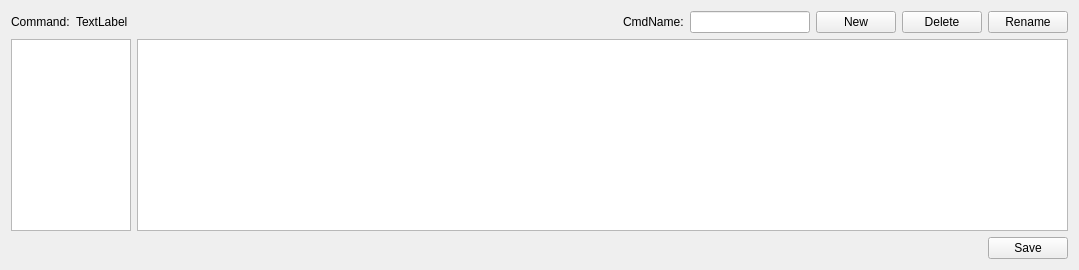
      <widget class="QWidget" name="pageCommands">
       <layout class="QGridLayout" name="gridLayout_3">
        <item row="0" column="0" colspan="2">
         <widget class="QWidget" name="widget_21" native="true">
          <layout class="QHBoxLayout" name="horizontalLayout_28">
           <property name="leftMargin">
            <number>0</number>
           </property>
           <property name="topMargin">
            <number>0</number>
           </property>
           <property name="rightMargin">
            <number>0</number>
           </property>
           <property name="bottomMargin">
            <number>0</number>
           </property>
           <item>
            <widget class="QLabel" name="label_13">
             <property name="text">
              <string>Command:</string>
             </property>
            </widget>
           </item>
           <item>
            <widget class="QLabel" name="labelCommand">
             <property name="text">
              <string>TextLabel</string>
             </property>
            </widget>
           </item>
           <item>
            <spacer name="horizontalSpacer_18">
             <property name="orientation">
              <enum>Qt::Horizontal</enum>
             </property>
             <property name="sizeHint" stdset="0">
              <size>
               <width>489</width>
               <height>20</height>
              </size>
             </property>
            </spacer>
           </item>
           <item>
            <widget class="QLabel" name="label_15">
             <property name="text">
              <string>CmdName:</string>
             </property>
            </widget>
           </item>
           <item>
            <widget class="QLineEdit" name="lineEditCmdName">
             <property name="minimumSize">
              <size>
               <width>120</width>
               <height>0</height>
              </size>
             </property>
            </widget>
           </item>
           <item>
            <widget class="QPushButton" name="toolBtnCmdNew">
             <property name="text">
              <string>New</string>
             </property>
            </widget>
           </item>
           <item>
            <widget class="QPushButton" name="toolBtnCmdDel">
             <property name="text">
              <string>Delete</string>
             </property>
            </widget>
           </item>
           <item>
            <widget class="QPushButton" name="toolBtnCmdRename">
             <property name="text">
              <string>Rename</string>
             </property>
            </widget>
           </item>
          </layout>
         </widget>
        </item>
        <item row="1" column="0">
         <widget class="QListView" name="listViewCommands">
          <property name="maximumSize">
           <size>
            <width>120</width>
            <height>16777215</height>
           </size>
          </property>
         </widget>
        </item>
        <item row="1" column="1">
         <widget class="QTextEdit" name="textEditCommands"/>
        </item>
        <item row="2" column="0" colspan="2">
         <widget class="QWidget" name="widget_20" native="true">
          <layout class="QHBoxLayout" name="horizontalLayout_27">
           <property name="leftMargin">
            <number>0</number>
           </property>
           <property name="topMargin">
            <number>0</number>
           </property>
           <property name="rightMargin">
            <number>0</number>
           </property>
           <property name="bottomMargin">
            <number>0</number>
           </property>
           <item>
            <spacer name="horizontalSpacer_17">
             <property name="orientation">
              <enum>Qt::Horizontal</enum>
             </property>
             <property name="sizeHint" stdset="0">
              <size>
               <width>505</width>
               <height>20</height>
              </size>
             </property>
            </spacer>
           </item>
           <item>
            <widget class="QPushButton" name="btnSaveCommands">
             <property name="text">
              <string>Save</string>
             </property>
            </widget>
           </item>
          </layout>
         </widget>
        </item>
       </layout>
      </widget>
